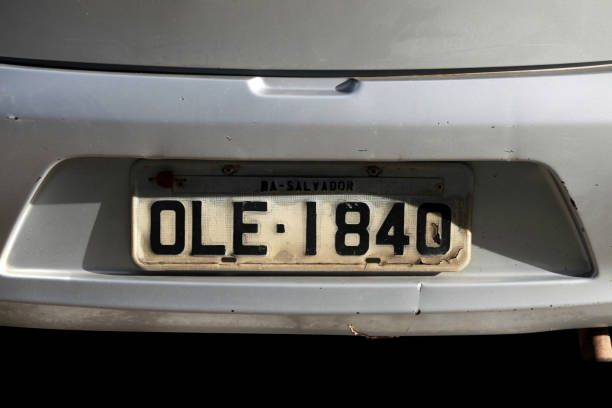
#> input picture car.jpg, 612 x 408 px
$ python plate_scanner.py
#> lines starting #> are read from the running program, lines starting #| are printed output that depends on the picture; after the words box and inside, x2 and y2 are one past the last pixel; in counts of white or black regions, pixels touching at a corner belong together
import cv2
import numpy as np
import imutils
import easyocr
import matplotlib.pyplot as plt

# 1. READ IMAGE
img_name = 'car.jpg'
img = cv2.imread(img_name)
#> img is the input picture: shape (408, 612, 3); mean B, G, R 98.1, 101.5, 102.7
gray = cv2.cvtColor(img, cv2.COLOR_BGR2GRAY)
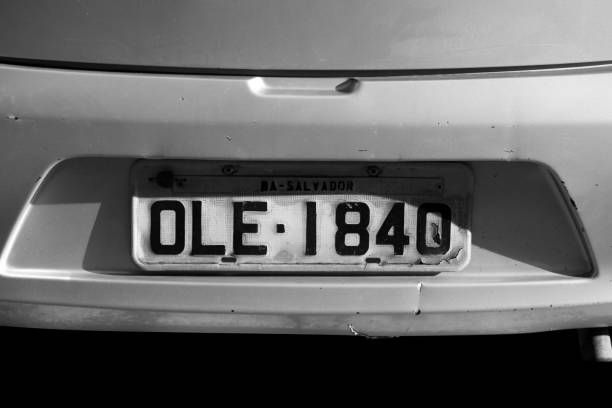
#> gray: shape (408, 612); min 0, max 255, mean 101.4

# 2. FILTER & EDGE DETECTION
# Noise reduction
bfilter = cv2.bilateralFilter(gray, 11, 17, 17)
# Canny Edge Detection
edged = cv2.Canny(bfilter, 30, 200)
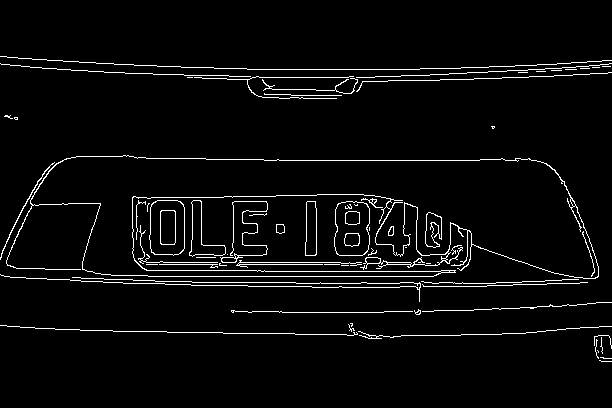
#> edged: shape (408, 612); 3.8% white in thin lines or dots, all inside (x1, y1, x2, y2) = (0, 56, 612, 362)

# 3. FIND CONTOURS (Looking for rectangles)
keypoints = cv2.findContours(edged.copy(), cv2.RETR_TREE, cv2.CHAIN_APPROX_SIMPLE)
#> keypoints = 96 contours, 67 with area under 20; largest, box (x1, y1, x2, y2) and area: (6, 155, 599, 279) 36468, (30, 155, 599, 279) 36064, (149, 200, 185, 256) 1784, (149, 200, 185, 256) 1771, (334, 201, 370, 256) 1730
contours = imutils.grab_contours(keypoints)
#> contours has the same summary as keypoints
contours = sorted(contours, key=cv2.contourArea, reverse=True)[:10]
#> contours = 10 contours; largest, box (x1, y1, x2, y2) and area: (6, 155, 599, 279) 36468, (30, 155, 599, 279) 36064, (149, 200, 185, 256) 1784, (149, 200, 185, 256) 1771, (334, 201, 370, 256) 1730

location = None
for contour in contours:
    # Approximate the shape
    approx = cv2.approxPolyDP(contour, 10, True)
    # If it has 4 corners, it's likely our plate
    if len(approx) == 4:
        location = approx
        break
#> this loop made 3 passes
#> location on pass 3: [[157, 200], [151, 252], [178, 254], [183, 204]]

if location is None:
    print("Could not find the license plate!")
else:
    print("✅ License Plate Contour Found")

    # 4. MASKING (Isolate the plate)
    mask = np.zeros(gray.shape, np.uint8)
    new_image = cv2.drawContours(mask, [location], 0, 255, -1)
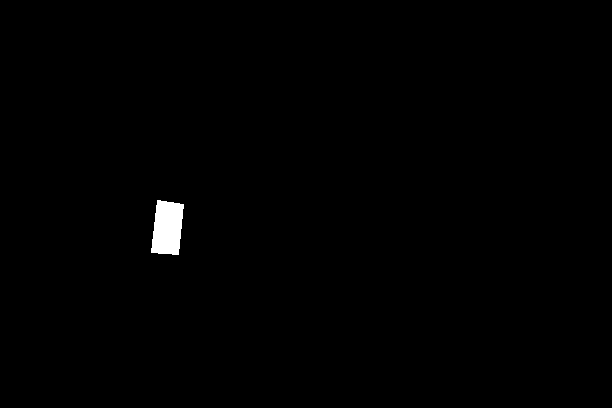
#> new_image: shape (408, 612); 0.58% white; 1 white region, box (x1, y1, x2, y2) and area: (151, 200, 184, 255) 1445
    new_image = cv2.bitwise_and(img, img, mask=mask)
#> new_image: shape (408, 612, 3)

    # Crop the image to just the plate
    (x, y) = np.where(mask == 255)
#> x = 1445 values from 200 to 254; y = 1445 values, max 183 at index 80, min 151 at index 1276, mean 167.1
    (x1, y1) = (np.min(x), np.min(y))
#> x1 = 200; y1 = 151
    (x2, y2) = (np.max(x), np.max(y))
#> x2 = 254; y2 = 183
    cropped_image = gray[x1:x2+1, y1:y2+1]
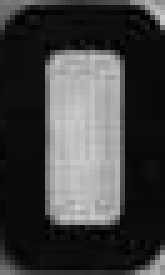
#> cropped_image: shape (55, 33) (shown 5 times larger); min 0, max 207, mean 65.2

    # 5. READ TEXT (OCR)
    print("⏳ Reading text... (This downloads the model first time)")
#> (the run stopped early here; a loop or call above may not have finished)
